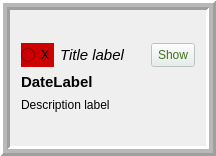
<?xml version="1.0" encoding="UTF-8"?>
<ui version="4.0">
 <class>EventFrame</class>
 <widget class="QFrame" name="EventFrame">
  <property name="windowModality">
   <enum>Qt::NonModal</enum>
  </property>
  <property name="geometry">
   <rect>
    <x>0</x>
    <y>0</y>
    <width>216</width>
    <height>156</height>
   </rect>
  </property>
  <property name="cursor">
   <cursorShape>OpenHandCursor</cursorShape>
  </property>
  <property name="mouseTracking">
   <bool>false</bool>
  </property>
  <property name="focusPolicy">
   <enum>Qt::ClickFocus</enum>
  </property>
  <property name="windowTitle">
   <string>Frame</string>
  </property>
  <property name="windowOpacity">
   <double>1.000000000000000</double>
  </property>
  <property name="autoFillBackground">
   <bool>false</bool>
  </property>
  <property name="frameShape">
   <enum>QFrame::Box</enum>
  </property>
  <property name="frameShadow">
   <enum>QFrame::Raised</enum>
  </property>
  <property name="lineWidth">
   <number>3</number>
  </property>
  <property name="midLineWidth">
   <number>4</number>
  </property>
  <layout class="QVBoxLayout" name="verticalLayout_3">
   <item>
    <layout class="QVBoxLayout" name="verticalLayout_2" stretch="1,10">
     <item>
      <layout class="QHBoxLayout" name="horizontalLayout" stretch="1,10,0">
       <property name="sizeConstraint">
        <enum>QLayout::SetDefaultConstraint</enum>
       </property>
       <item>
        <widget class="QRadioButton" name="checked">
         <property name="enabled">
          <bool>true</bool>
         </property>
         <property name="maximumSize">
          <size>
           <width>16777215</width>
           <height>24</height>
          </size>
         </property>
         <property name="palette">
          <palette>
           <active>
            <colorrole role="WindowText">
             <brush brushstyle="SolidPattern">
              <color alpha="255">
               <red>0</red>
               <green>0</green>
               <blue>0</blue>
              </color>
             </brush>
            </colorrole>
            <colorrole role="Button">
             <brush brushstyle="SolidPattern">
              <color alpha="255">
               <red>204</red>
               <green>0</green>
               <blue>0</blue>
              </color>
             </brush>
            </colorrole>
            <colorrole role="Light">
             <brush brushstyle="SolidPattern">
              <color alpha="255">
               <red>246</red>
               <green>0</green>
               <blue>0</blue>
              </color>
             </brush>
            </colorrole>
            <colorrole role="Midlight">
             <brush brushstyle="SolidPattern">
              <color alpha="255">
               <red>205</red>
               <green>0</green>
               <blue>0</blue>
              </color>
             </brush>
            </colorrole>
            <colorrole role="Dark">
             <brush brushstyle="SolidPattern">
              <color alpha="255">
               <red>82</red>
               <green>0</green>
               <blue>0</blue>
              </color>
             </brush>
            </colorrole>
            <colorrole role="Mid">
             <brush brushstyle="SolidPattern">
              <color alpha="255">
               <red>109</red>
               <green>0</green>
               <blue>0</blue>
              </color>
             </brush>
            </colorrole>
            <colorrole role="Text">
             <brush brushstyle="SolidPattern">
              <color alpha="255">
               <red>0</red>
               <green>0</green>
               <blue>0</blue>
              </color>
             </brush>
            </colorrole>
            <colorrole role="BrightText">
             <brush brushstyle="SolidPattern">
              <color alpha="255">
               <red>255</red>
               <green>255</green>
               <blue>255</blue>
              </color>
             </brush>
            </colorrole>
            <colorrole role="ButtonText">
             <brush brushstyle="SolidPattern">
              <color alpha="255">
               <red>0</red>
               <green>0</green>
               <blue>0</blue>
              </color>
             </brush>
            </colorrole>
            <colorrole role="Base">
             <brush brushstyle="SolidPattern">
              <color alpha="255">
               <red>204</red>
               <green>0</green>
               <blue>0</blue>
              </color>
             </brush>
            </colorrole>
            <colorrole role="Window">
             <brush brushstyle="SolidPattern">
              <color alpha="255">
               <red>204</red>
               <green>0</green>
               <blue>0</blue>
              </color>
             </brush>
            </colorrole>
            <colorrole role="Shadow">
             <brush brushstyle="SolidPattern">
              <color alpha="255">
               <red>0</red>
               <green>0</green>
               <blue>0</blue>
              </color>
             </brush>
            </colorrole>
            <colorrole role="AlternateBase">
             <brush brushstyle="SolidPattern">
              <color alpha="255">
               <red>211</red>
               <green>215</green>
               <blue>207</blue>
              </color>
             </brush>
            </colorrole>
            <colorrole role="ToolTipBase">
             <brush brushstyle="SolidPattern">
              <color alpha="255">
               <red>255</red>
               <green>255</green>
               <blue>220</blue>
              </color>
             </brush>
            </colorrole>
            <colorrole role="ToolTipText">
             <brush brushstyle="SolidPattern">
              <color alpha="255">
               <red>0</red>
               <green>0</green>
               <blue>0</blue>
              </color>
             </brush>
            </colorrole>
            <colorrole role="PlaceholderText">
             <brush brushstyle="SolidPattern">
              <color alpha="128">
               <red>0</red>
               <green>0</green>
               <blue>0</blue>
              </color>
             </brush>
            </colorrole>
           </active>
           <inactive>
            <colorrole role="WindowText">
             <brush brushstyle="SolidPattern">
              <color alpha="255">
               <red>0</red>
               <green>0</green>
               <blue>0</blue>
              </color>
             </brush>
            </colorrole>
            <colorrole role="Button">
             <brush brushstyle="SolidPattern">
              <color alpha="255">
               <red>204</red>
               <green>0</green>
               <blue>0</blue>
              </color>
             </brush>
            </colorrole>
            <colorrole role="Light">
             <brush brushstyle="SolidPattern">
              <color alpha="255">
               <red>246</red>
               <green>0</green>
               <blue>0</blue>
              </color>
             </brush>
            </colorrole>
            <colorrole role="Midlight">
             <brush brushstyle="SolidPattern">
              <color alpha="255">
               <red>205</red>
               <green>0</green>
               <blue>0</blue>
              </color>
             </brush>
            </colorrole>
            <colorrole role="Dark">
             <brush brushstyle="SolidPattern">
              <color alpha="255">
               <red>82</red>
               <green>0</green>
               <blue>0</blue>
              </color>
             </brush>
            </colorrole>
            <colorrole role="Mid">
             <brush brushstyle="SolidPattern">
              <color alpha="255">
               <red>109</red>
               <green>0</green>
               <blue>0</blue>
              </color>
             </brush>
            </colorrole>
            <colorrole role="Text">
             <brush brushstyle="SolidPattern">
              <color alpha="255">
               <red>0</red>
               <green>0</green>
               <blue>0</blue>
              </color>
             </brush>
            </colorrole>
            <colorrole role="BrightText">
             <brush brushstyle="SolidPattern">
              <color alpha="255">
               <red>255</red>
               <green>255</green>
               <blue>255</blue>
              </color>
             </brush>
            </colorrole>
            <colorrole role="ButtonText">
             <brush brushstyle="SolidPattern">
              <color alpha="255">
               <red>0</red>
               <green>0</green>
               <blue>0</blue>
              </color>
             </brush>
            </colorrole>
            <colorrole role="Base">
             <brush brushstyle="SolidPattern">
              <color alpha="255">
               <red>204</red>
               <green>0</green>
               <blue>0</blue>
              </color>
             </brush>
            </colorrole>
            <colorrole role="Window">
             <brush brushstyle="SolidPattern">
              <color alpha="255">
               <red>204</red>
               <green>0</green>
               <blue>0</blue>
              </color>
             </brush>
            </colorrole>
            <colorrole role="Shadow">
             <brush brushstyle="SolidPattern">
              <color alpha="255">
               <red>0</red>
               <green>0</green>
               <blue>0</blue>
              </color>
             </brush>
            </colorrole>
            <colorrole role="AlternateBase">
             <brush brushstyle="SolidPattern">
              <color alpha="255">
               <red>211</red>
               <green>215</green>
               <blue>207</blue>
              </color>
             </brush>
            </colorrole>
            <colorrole role="ToolTipBase">
             <brush brushstyle="SolidPattern">
              <color alpha="255">
               <red>255</red>
               <green>255</green>
               <blue>220</blue>
              </color>
             </brush>
            </colorrole>
            <colorrole role="ToolTipText">
             <brush brushstyle="SolidPattern">
              <color alpha="255">
               <red>0</red>
               <green>0</green>
               <blue>0</blue>
              </color>
             </brush>
            </colorrole>
            <colorrole role="PlaceholderText">
             <brush brushstyle="SolidPattern">
              <color alpha="128">
               <red>0</red>
               <green>0</green>
               <blue>0</blue>
              </color>
             </brush>
            </colorrole>
           </inactive>
           <disabled>
            <colorrole role="WindowText">
             <brush brushstyle="SolidPattern">
              <color alpha="255">
               <red>82</red>
               <green>0</green>
               <blue>0</blue>
              </color>
             </brush>
            </colorrole>
            <colorrole role="Button">
             <brush brushstyle="SolidPattern">
              <color alpha="255">
               <red>204</red>
               <green>0</green>
               <blue>0</blue>
              </color>
             </brush>
            </colorrole>
            <colorrole role="Light">
             <brush brushstyle="SolidPattern">
              <color alpha="255">
               <red>246</red>
               <green>0</green>
               <blue>0</blue>
              </color>
             </brush>
            </colorrole>
            <colorrole role="Midlight">
             <brush brushstyle="SolidPattern">
              <color alpha="255">
               <red>205</red>
               <green>0</green>
               <blue>0</blue>
              </color>
             </brush>
            </colorrole>
            <colorrole role="Dark">
             <brush brushstyle="SolidPattern">
              <color alpha="255">
               <red>82</red>
               <green>0</green>
               <blue>0</blue>
              </color>
             </brush>
            </colorrole>
            <colorrole role="Mid">
             <brush brushstyle="SolidPattern">
              <color alpha="255">
               <red>109</red>
               <green>0</green>
               <blue>0</blue>
              </color>
             </brush>
            </colorrole>
            <colorrole role="Text">
             <brush brushstyle="SolidPattern">
              <color alpha="255">
               <red>82</red>
               <green>0</green>
               <blue>0</blue>
              </color>
             </brush>
            </colorrole>
            <colorrole role="BrightText">
             <brush brushstyle="SolidPattern">
              <color alpha="255">
               <red>255</red>
               <green>255</green>
               <blue>255</blue>
              </color>
             </brush>
            </colorrole>
            <colorrole role="ButtonText">
             <brush brushstyle="SolidPattern">
              <color alpha="255">
               <red>82</red>
               <green>0</green>
               <blue>0</blue>
              </color>
             </brush>
            </colorrole>
            <colorrole role="Base">
             <brush brushstyle="SolidPattern">
              <color alpha="255">
               <red>204</red>
               <green>0</green>
               <blue>0</blue>
              </color>
             </brush>
            </colorrole>
            <colorrole role="Window">
             <brush brushstyle="SolidPattern">
              <color alpha="255">
               <red>204</red>
               <green>0</green>
               <blue>0</blue>
              </color>
             </brush>
            </colorrole>
            <colorrole role="Shadow">
             <brush brushstyle="SolidPattern">
              <color alpha="255">
               <red>0</red>
               <green>0</green>
               <blue>0</blue>
              </color>
             </brush>
            </colorrole>
            <colorrole role="AlternateBase">
             <brush brushstyle="SolidPattern">
              <color alpha="255">
               <red>211</red>
               <green>215</green>
               <blue>207</blue>
              </color>
             </brush>
            </colorrole>
            <colorrole role="ToolTipBase">
             <brush brushstyle="SolidPattern">
              <color alpha="255">
               <red>255</red>
               <green>255</green>
               <blue>220</blue>
              </color>
             </brush>
            </colorrole>
            <colorrole role="ToolTipText">
             <brush brushstyle="SolidPattern">
              <color alpha="255">
               <red>0</red>
               <green>0</green>
               <blue>0</blue>
              </color>
             </brush>
            </colorrole>
            <colorrole role="PlaceholderText">
             <brush brushstyle="SolidPattern">
              <color alpha="128">
               <red>0</red>
               <green>0</green>
               <blue>0</blue>
              </color>
             </brush>
            </colorrole>
           </disabled>
          </palette>
         </property>
         <property name="autoFillBackground">
          <bool>false</bool>
         </property>
         <property name="styleSheet">
          <string notr="true">background-color: rgb(204, 0, 0);
alternate-background-color: rgb(211, 215, 207);</string>
         </property>
         <property name="text">
          <string>X</string>
         </property>
        </widget>
       </item>
       <item>
        <widget class="QLabel" name="TitleLab">
         <property name="maximumSize">
          <size>
           <width>16777215</width>
           <height>17</height>
          </size>
         </property>
         <property name="font">
          <font>
           <pointsize>11</pointsize>
           <italic>true</italic>
          </font>
         </property>
         <property name="text">
          <string>Title label</string>
         </property>
        </widget>
       </item>
       <item>
        <widget class="QToolButton" name="toolButton_2">
         <property name="enabled">
          <bool>false</bool>
         </property>
         <property name="maximumSize">
          <size>
           <width>16777215</width>
           <height>24</height>
          </size>
         </property>
         <property name="palette">
          <palette>
           <active>
            <colorrole role="WindowText">
             <brush brushstyle="SolidPattern">
              <color alpha="255">
               <red>0</red>
               <green>0</green>
               <blue>0</blue>
              </color>
             </brush>
            </colorrole>
            <colorrole role="Button">
             <brush brushstyle="SolidPattern">
              <color alpha="255">
               <red>228</red>
               <green>238</green>
               <blue>236</blue>
              </color>
             </brush>
            </colorrole>
            <colorrole role="Light">
             <brush brushstyle="SolidPattern">
              <color alpha="255">
               <red>198</red>
               <green>255</green>
               <blue>143</blue>
              </color>
             </brush>
            </colorrole>
            <colorrole role="Midlight">
             <brush brushstyle="SolidPattern">
              <color alpha="255">
               <red>168</red>
               <green>240</green>
               <blue>97</blue>
              </color>
             </brush>
            </colorrole>
            <colorrole role="Dark">
             <brush brushstyle="SolidPattern">
              <color alpha="255">
               <red>69</red>
               <green>113</green>
               <blue>26</blue>
              </color>
             </brush>
            </colorrole>
            <colorrole role="Mid">
             <brush brushstyle="SolidPattern">
              <color alpha="255">
               <red>92</red>
               <green>151</green>
               <blue>34</blue>
              </color>
             </brush>
            </colorrole>
            <colorrole role="Text">
             <brush brushstyle="SolidPattern">
              <color alpha="255">
               <red>0</red>
               <green>0</green>
               <blue>0</blue>
              </color>
             </brush>
            </colorrole>
            <colorrole role="BrightText">
             <brush brushstyle="SolidPattern">
              <color alpha="255">
               <red>255</red>
               <green>255</green>
               <blue>255</blue>
              </color>
             </brush>
            </colorrole>
            <colorrole role="ButtonText">
             <brush brushstyle="SolidPattern">
              <color alpha="255">
               <red>0</red>
               <green>0</green>
               <blue>0</blue>
              </color>
             </brush>
            </colorrole>
            <colorrole role="Base">
             <brush brushstyle="SolidPattern">
              <color alpha="255">
               <red>228</red>
               <green>238</green>
               <blue>236</blue>
              </color>
             </brush>
            </colorrole>
            <colorrole role="Window">
             <brush brushstyle="SolidPattern">
              <color alpha="255">
               <red>228</red>
               <green>238</green>
               <blue>236</blue>
              </color>
             </brush>
            </colorrole>
            <colorrole role="Shadow">
             <brush brushstyle="SolidPattern">
              <color alpha="255">
               <red>0</red>
               <green>0</green>
               <blue>0</blue>
              </color>
             </brush>
            </colorrole>
            <colorrole role="AlternateBase">
             <brush brushstyle="SolidPattern">
              <color alpha="255">
               <red>196</red>
               <green>240</green>
               <blue>153</blue>
              </color>
             </brush>
            </colorrole>
            <colorrole role="ToolTipBase">
             <brush brushstyle="SolidPattern">
              <color alpha="255">
               <red>255</red>
               <green>255</green>
               <blue>220</blue>
              </color>
             </brush>
            </colorrole>
            <colorrole role="ToolTipText">
             <brush brushstyle="SolidPattern">
              <color alpha="255">
               <red>0</red>
               <green>0</green>
               <blue>0</blue>
              </color>
             </brush>
            </colorrole>
            <colorrole role="PlaceholderText">
             <brush brushstyle="SolidPattern">
              <color alpha="128">
               <red>0</red>
               <green>0</green>
               <blue>0</blue>
              </color>
             </brush>
            </colorrole>
           </active>
           <inactive>
            <colorrole role="WindowText">
             <brush brushstyle="SolidPattern">
              <color alpha="255">
               <red>0</red>
               <green>0</green>
               <blue>0</blue>
              </color>
             </brush>
            </colorrole>
            <colorrole role="Button">
             <brush brushstyle="SolidPattern">
              <color alpha="255">
               <red>228</red>
               <green>238</green>
               <blue>236</blue>
              </color>
             </brush>
            </colorrole>
            <colorrole role="Light">
             <brush brushstyle="SolidPattern">
              <color alpha="255">
               <red>198</red>
               <green>255</green>
               <blue>143</blue>
              </color>
             </brush>
            </colorrole>
            <colorrole role="Midlight">
             <brush brushstyle="SolidPattern">
              <color alpha="255">
               <red>168</red>
               <green>240</green>
               <blue>97</blue>
              </color>
             </brush>
            </colorrole>
            <colorrole role="Dark">
             <brush brushstyle="SolidPattern">
              <color alpha="255">
               <red>69</red>
               <green>113</green>
               <blue>26</blue>
              </color>
             </brush>
            </colorrole>
            <colorrole role="Mid">
             <brush brushstyle="SolidPattern">
              <color alpha="255">
               <red>92</red>
               <green>151</green>
               <blue>34</blue>
              </color>
             </brush>
            </colorrole>
            <colorrole role="Text">
             <brush brushstyle="SolidPattern">
              <color alpha="255">
               <red>0</red>
               <green>0</green>
               <blue>0</blue>
              </color>
             </brush>
            </colorrole>
            <colorrole role="BrightText">
             <brush brushstyle="SolidPattern">
              <color alpha="255">
               <red>255</red>
               <green>255</green>
               <blue>255</blue>
              </color>
             </brush>
            </colorrole>
            <colorrole role="ButtonText">
             <brush brushstyle="SolidPattern">
              <color alpha="255">
               <red>0</red>
               <green>0</green>
               <blue>0</blue>
              </color>
             </brush>
            </colorrole>
            <colorrole role="Base">
             <brush brushstyle="SolidPattern">
              <color alpha="255">
               <red>228</red>
               <green>238</green>
               <blue>236</blue>
              </color>
             </brush>
            </colorrole>
            <colorrole role="Window">
             <brush brushstyle="SolidPattern">
              <color alpha="255">
               <red>228</red>
               <green>238</green>
               <blue>236</blue>
              </color>
             </brush>
            </colorrole>
            <colorrole role="Shadow">
             <brush brushstyle="SolidPattern">
              <color alpha="255">
               <red>0</red>
               <green>0</green>
               <blue>0</blue>
              </color>
             </brush>
            </colorrole>
            <colorrole role="AlternateBase">
             <brush brushstyle="SolidPattern">
              <color alpha="255">
               <red>196</red>
               <green>240</green>
               <blue>153</blue>
              </color>
             </brush>
            </colorrole>
            <colorrole role="ToolTipBase">
             <brush brushstyle="SolidPattern">
              <color alpha="255">
               <red>255</red>
               <green>255</green>
               <blue>220</blue>
              </color>
             </brush>
            </colorrole>
            <colorrole role="ToolTipText">
             <brush brushstyle="SolidPattern">
              <color alpha="255">
               <red>0</red>
               <green>0</green>
               <blue>0</blue>
              </color>
             </brush>
            </colorrole>
            <colorrole role="PlaceholderText">
             <brush brushstyle="SolidPattern">
              <color alpha="128">
               <red>0</red>
               <green>0</green>
               <blue>0</blue>
              </color>
             </brush>
            </colorrole>
           </inactive>
           <disabled>
            <colorrole role="WindowText">
             <brush brushstyle="SolidPattern">
              <color alpha="255">
               <red>69</red>
               <green>113</green>
               <blue>26</blue>
              </color>
             </brush>
            </colorrole>
            <colorrole role="Button">
             <brush brushstyle="SolidPattern">
              <color alpha="255">
               <red>228</red>
               <green>238</green>
               <blue>236</blue>
              </color>
             </brush>
            </colorrole>
            <colorrole role="Light">
             <brush brushstyle="SolidPattern">
              <color alpha="255">
               <red>198</red>
               <green>255</green>
               <blue>143</blue>
              </color>
             </brush>
            </colorrole>
            <colorrole role="Midlight">
             <brush brushstyle="SolidPattern">
              <color alpha="255">
               <red>168</red>
               <green>240</green>
               <blue>97</blue>
              </color>
             </brush>
            </colorrole>
            <colorrole role="Dark">
             <brush brushstyle="SolidPattern">
              <color alpha="255">
               <red>69</red>
               <green>113</green>
               <blue>26</blue>
              </color>
             </brush>
            </colorrole>
            <colorrole role="Mid">
             <brush brushstyle="SolidPattern">
              <color alpha="255">
               <red>92</red>
               <green>151</green>
               <blue>34</blue>
              </color>
             </brush>
            </colorrole>
            <colorrole role="Text">
             <brush brushstyle="SolidPattern">
              <color alpha="255">
               <red>69</red>
               <green>113</green>
               <blue>26</blue>
              </color>
             </brush>
            </colorrole>
            <colorrole role="BrightText">
             <brush brushstyle="SolidPattern">
              <color alpha="255">
               <red>255</red>
               <green>255</green>
               <blue>255</blue>
              </color>
             </brush>
            </colorrole>
            <colorrole role="ButtonText">
             <brush brushstyle="SolidPattern">
              <color alpha="255">
               <red>69</red>
               <green>113</green>
               <blue>26</blue>
              </color>
             </brush>
            </colorrole>
            <colorrole role="Base">
             <brush brushstyle="SolidPattern">
              <color alpha="255">
               <red>228</red>
               <green>238</green>
               <blue>236</blue>
              </color>
             </brush>
            </colorrole>
            <colorrole role="Window">
             <brush brushstyle="SolidPattern">
              <color alpha="255">
               <red>228</red>
               <green>238</green>
               <blue>236</blue>
              </color>
             </brush>
            </colorrole>
            <colorrole role="Shadow">
             <brush brushstyle="SolidPattern">
              <color alpha="255">
               <red>0</red>
               <green>0</green>
               <blue>0</blue>
              </color>
             </brush>
            </colorrole>
            <colorrole role="AlternateBase">
             <brush brushstyle="SolidPattern">
              <color alpha="255">
               <red>138</red>
               <green>226</green>
               <blue>52</blue>
              </color>
             </brush>
            </colorrole>
            <colorrole role="ToolTipBase">
             <brush brushstyle="SolidPattern">
              <color alpha="255">
               <red>255</red>
               <green>255</green>
               <blue>220</blue>
              </color>
             </brush>
            </colorrole>
            <colorrole role="ToolTipText">
             <brush brushstyle="SolidPattern">
              <color alpha="255">
               <red>0</red>
               <green>0</green>
               <blue>0</blue>
              </color>
             </brush>
            </colorrole>
            <colorrole role="PlaceholderText">
             <brush brushstyle="SolidPattern">
              <color alpha="128">
               <red>0</red>
               <green>0</green>
               <blue>0</blue>
              </color>
             </brush>
            </colorrole>
           </disabled>
          </palette>
         </property>
         <property name="text">
          <string>Show</string>
         </property>
        </widget>
       </item>
      </layout>
     </item>
     <item>
      <layout class="QVBoxLayout" name="verticalLayout" stretch="4,8">
       <item>
        <widget class="QLabel" name="DateLab">
         <property name="maximumSize">
          <size>
           <width>16777215</width>
           <height>17</height>
          </size>
         </property>
         <property name="font">
          <font>
           <pointsize>11</pointsize>
           <weight>75</weight>
           <bold>true</bold>
          </font>
         </property>
         <property name="text">
          <string>DateLabel</string>
         </property>
        </widget>
       </item>
       <item>
        <widget class="QLabel" name="DescLab">
         <property name="maximumSize">
          <size>
           <width>16777215</width>
           <height>17</height>
          </size>
         </property>
         <property name="text">
          <string>Description label</string>
         </property>
        </widget>
       </item>
      </layout>
     </item>
    </layout>
   </item>
  </layout>
 </widget>
 <resources/>
 <connections/>
</ui>
